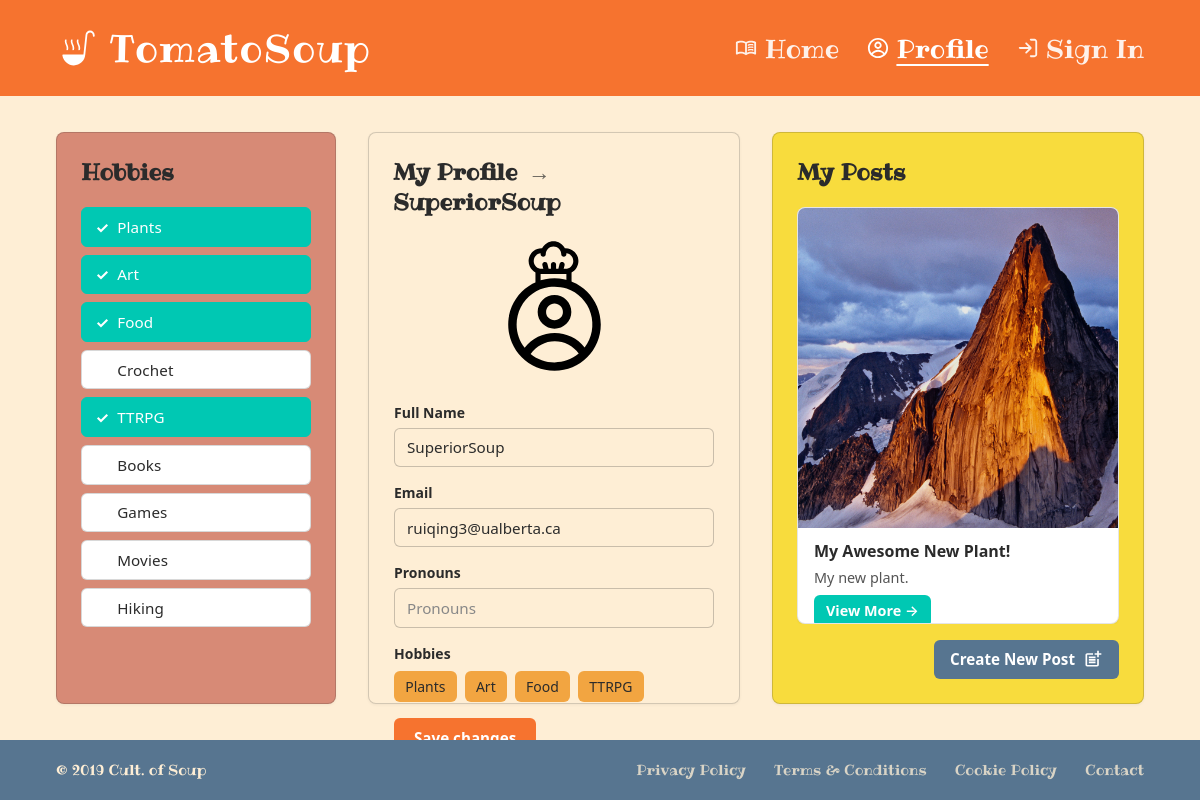
/profile/ (signed in), run on the app's committed database.
### Soup/models.py (models this page shows, shortened)
class Author(AbstractBaseUser, PermissionsMixin):
    id = models.UUIDField(primary_key=True, default=uuid.uuid4, editable=False)
    username = models.CharField(max_length=150, unique=True)
    email = models.CharField(blank=True)
    password = models.CharField(max_length=128, default="thisisapassword")
    pronouns = models.CharField(max_length=128, default="")
    hobby = JSONField(default=list, blank=True) # This will be a list of strings of hobbies that the user has selected
    date_joined = models.DateTimeField(default=timezone.now)
    is_superuser = models.BooleanField(default=False)
    is_staff = models.BooleanField(default=False)
    is_active = models.BooleanField(default=True)
    objects = UserManager()
    USERNAME_FIELD = "username"
    REQUIRED_FIELDS = ["email", "password"]

class Post(models.Model):
    id = models.UUIDField(primary_key=True, default=uuid.uuid4, editable=False)
    title = models.CharField(max_length=300, blank=True)
    description = models.TextField(blank=True)
    author = models.ForeignKey(Author, on_delete=models.CASCADE)
    hobby = models.CharField(max_length=300, choices=HOBBY, default='PLANTS')
    published = models.DateTimeField(default=timezone.now)
    views = models.PositiveIntegerField(default=0)

class Image(models.Model):
    id = models.UUIDField(primary_key=True, default=uuid.uuid4, editable=False)
    post = models.ForeignKey(Post, on_delete=models.CASCADE)
    image = models.ImageField(upload_to='entry_images/')
    order = models.PositiveIntegerField(default=0)
    class Meta:
        ordering = ['order']

### Soup/views.py (the view, shortened to what this page needs)
# urls.py: path('profile/', views.profile_view, name='profile'),
@login_required
def profile_view(request):
    author = request.user
    if author.hobby == '':
        selected = []
    else:
        selected = json.loads(author.hobby)
    user_posts = (
        Post.objects.filter(author=author)
        .prefetch_related("image_set")
        .order_by("-published")
    )
    context = {
        "author": author,
        "all_hobbies": HOBBY,
        "selected_hobby_values": selected,
        "user_posts": user_posts,
    }
    return render(request, "profile.html", context)

### Soup/templates/profile.html (shortened to what this page needs)
{% extends 'base.html' %}
{% load static %}
{% block head %}
<link rel="stylesheet" href="{% static 'css/profile.css' %}">
{% endblock %}
{% block content %}
<div class="profile-layout">
  <aside class="profile-col profile-col--hobbies">
    <h2 class="profile-col-title">Hobbies</h2>
    <ul class="hobby-list" aria-label="Select hobbies">
      {% for value, label in all_hobbies %}
        <li>
          <form name="change-hobby" name="login" method="POST">
            <button type="submit" class="hobby-btn {% if label in selected_hobby_values %}hobby-btn--selected{% endif %}" data-hobby="{{ value }}" aria-pressed="{% if value in selected_hobby_values %}true{% else %}false{% endif %}">
              <span class="hobby-btn-check" aria-hidden="true">✓</span>
              {{ label }}
            </button>
        </form>
        </li>
      {% endfor %}
    </ul>
  </aside>
  <section class="profile-col profile-col--main">
    <h2 class="profile-col-title">
      My Profile
      <span class="profile-col-title-arrow" aria-hidden="true">→</span>
      <span class="profile-display-name">{{ author.username }}</span>
    </h2>
    <div class="profile-card">
      <div class="profile-avatar" aria-hidden="true">
        <img src="{% static 'icons/Component 1_chefprofile.svg' %}" alt="" />
      </div>
      <form class="profile-form" method="post" action="">
        <label class="profile-field">
          <span class="profile-field-label">Full Name</span>
          <input type="text" name="username" class="profile-input" value="{{ author.username }}" placeholder="Username" />
        </label>
        <label class="profile-field">
          <span class="profile-field-label">Email</span>
          <input type="email" name="email" class="profile-input" value="{{ author.email|default:'' }}" placeholder="Email" />
        </label>
        <label class="profile-field">
          <span class="profile-field-label">Pronouns</span>
          <input type="text" name="pronouns" class="profile-input" placeholder="Pronouns" value="{{ author.pronouns|default:'' }}"/>
        </label>
        <div class="profile-hobbies-tags">
          <span class="profile-field-label">Hobbies</span>
          <div class="hobby-tags" aria-label="Selected hobbies">
            {% for value in selected_hobby_values %}
                <span class="hobby-tag">{{ value }}</span>
            {% endfor %}
          </div>
        </div>
        <button type="submit" class="profile-save-btn">Save changes</button>
      </form>
    </div>
  </section>
  <aside class="profile-col profile-col--posts">
    <h2 class="profile-col-title">My Posts</h2>
    <div class="post-cards">
      {% for post in user_posts %}
        <article class="post-card">
          <div class="post-card-image">
            {% with post.image_set.all as images %}
              {% if images %}
                <img src="{{ images.0.image.url }}" alt="" />
              {% else %}
                <span class="post-card-image-placeholder" aria-hidden="true">📷</span>
              {% endif %}
            {% endwith %}
          </div>
          <div class="post-card-body">
            <h3 class="post-card-title">{{ post.title|default:"Untitled" }}</h3>
            <p class="post-card-desc">{{ post.description|truncatewords:12 }}</p>
            <a href="{% url 'post' post.id %}" class="post-card-link">View More →</a>
          </div>
        </article>
      {% empty %}
        <p class="post-cards-empty">No posts yet.</p>
      {% endfor %}
    </div>
    <a href="{% url 'new_post' %}" class="create-post-btn">
      Create New Post
      <img src="{% static 'icons/Icon Right_newpost.svg' %}" alt="" aria-hidden="true" />
    </a>
  </aside>
</div>
{% endblock %}

### Soup/static/css/global.css (style rules this page uses)
:root { --ts-palette-dark-teal: #008080; --ts-palette-blue-gray: #577590; --ts-palette-cyan: #00C3D0; --ts-palette-teal: #00C8B3; --ts-palette-green: #34C759; --ts-palette-light-green: #98D8A0; --ts-palette-periwinkle: #B8C5D6; --ts-palette-salmon: #D78A76; --ts-palette-amber: #F2A541; --ts-palette-orange: #F6732F; --ts-palette-burnt-orange: #B85C38; --ts-palette-yellow: #F8DC3D; --ts-palette-cream: #FEEED5; --ts-palette-white: #FFFFFF; --ts-color-header: var(--ts-palette-orange); --ts-color-header-text: var(--ts-palette-white); --ts-color-bg: var(--ts-palette-cream); --ts-color-footer: var(--ts-palette-blue-gray); --ts-color-footer-text: var(--ts-palette-cream); --ts-color-link: var(--ts-palette-cream); --ts-color-link-muted: rgba(254, 238, 213, 0.78); --ts-font-body: "Segoe UI", system-ui, -apple-system, sans-serif; }
*, *::before, *::after { box-sizing: border-box; }
html, body { height: 100%; }
body { margin: 0; font-family: "Ribeye", cursive; background-color: var(--ts-color-bg); color: #2b2b2b; display: flex; flex-direction: column; }
a { color: inherit; text-decoration: none; }

### data on the page
Author: username "SuperiorSoup", email "ruiqing3@ualberta.ca"
Post: image_set.all.0.image (picture), title "My Awesome New Plant!", description "My new plant."

### other printed values
{{ label }} "Plants" "Art" "Food" "Crochet" "TTRPG" "Books" "Games" "Movies" "Hiking"
{{ value }} "Plants" "Art" "Food" "TTRPG"
